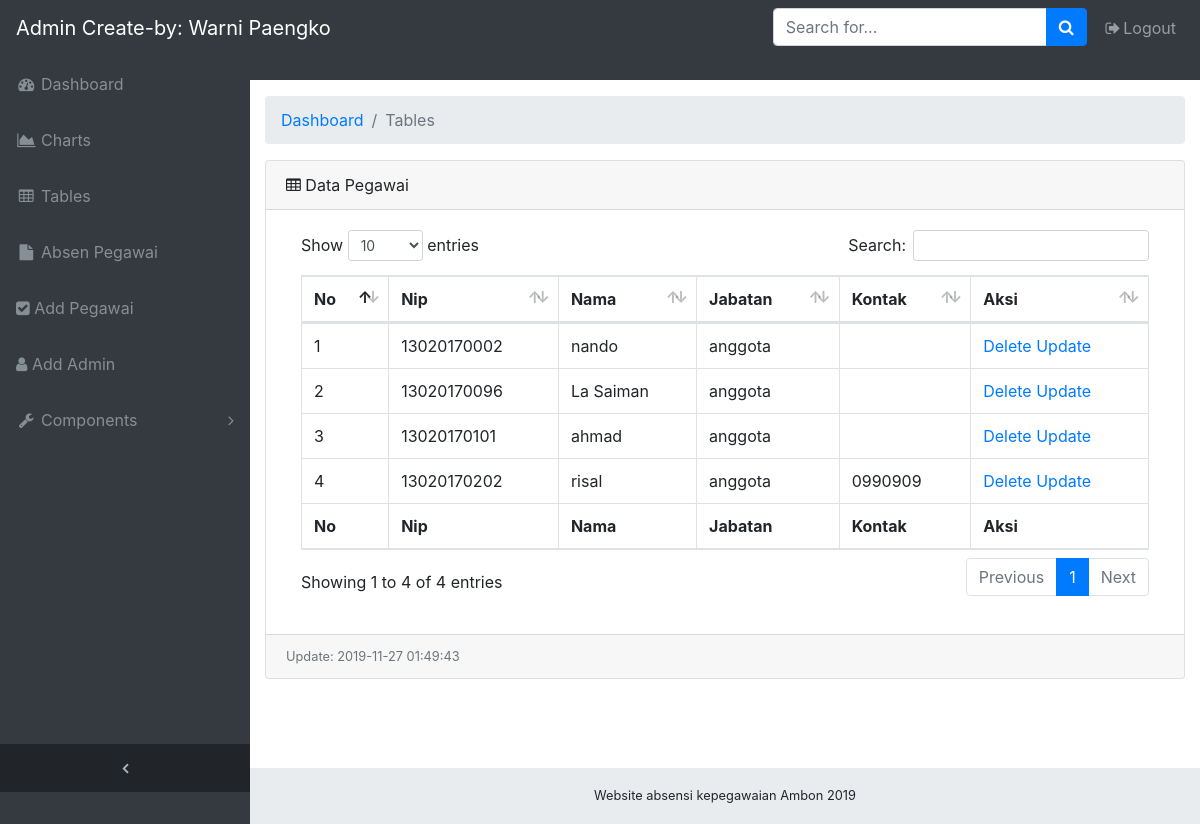
The app's page / (signed in) with its own data.
### tables this page shows
CREATE TABLE `karyawan` (
  `id_kyn` varchar(20) NOT NULL,
  `nama_kyn` varchar(30) NOT NULL,
  `tgl_lahir` date NOT NULL,
  `jabatan` varchar(50) NOT NULL,
  `alamat` text NOT NULL,
  `no_tlp` varchar(15) NOT NULL,
  `status` varchar(20) NOT NULL,
  `foto` varchar(255) NOT NULL DEFAULT 'default.svg',
  `gender` enum('Laki-laki','Perempuan') DEFAULT NULL
);

CREATE TABLE `tlg` (
  `tglup` datetime DEFAULT NULL,
  `no` int(11) NOT NULL
);

### index.php (the view, shortened to what this page needs)
<?php
require_once("config.php");
                $sql="select * from karyawan";
                $hasil=mysqli_query($conn,$sql);
                $no=1;
$q="select*from tlg where no=2"; $q1=mysqli_query($conn,$q);
            ?>
<!DOCTYPE html>
<html lang="en">
<head>
  <link href="vendor/bootstrap/css/bootstrap.min.css" rel="stylesheet">
  <link href="vendor/font-awesome/css/font-awesome.min.css" rel="stylesheet" type="text/css">
  <link href="vendor/datatables/dataTables.bootstrap4.css" rel="stylesheet">
  <link href="css/sb-admin.css" rel="stylesheet">
</head>
<body class="fixed-nav sticky-footer bg-dark" id="page-top">
  <nav class="navbar navbar-expand-lg navbar-dark bg-dark fixed-top" id="mainNav">
    <a class="navbar-brand" href="index.php">Admin Create-by: Warni Paengko</a>
    <div class="collapse navbar-collapse" id="navbarResponsive">
      <ul class="navbar-nav navbar-sidenav" id="exampleAccordion">
        <li class="nav-item" data-toggle="tooltip" data-placement="right" title="Dashboard">
          <a class="nav-link" href="index.php">
            <i class="fa fa-fw fa-dashboard"></i>
            <span class="nav-link-text">Dashboard</span>
          </a>
        </li>
                <li class="nav-item" data-toggle="tooltip" data-placement="right" title="Charts">
          <a class="nav-link" href="charts.php">
            <i class="fa fa-fw fa-area-chart"></i>
            <span class="nav-link-text">Charts</span>
          </a>
        </li>
        <li class="nav-item" data-toggle="tooltip" data-placement="right" title="Charts">
          <a class="nav-link" href="tables.php">
          <i class="fa fa-fw fa-table"></i>
            <span class="nav-link-text">Tables</span>
          </a>
        </li>
        <li class="nav-item" data-toggle="tooltip" data-placement="right" title="Charts">
          <a class="nav-link" href="absen_pegawai.php">
          <i class="fa fa-fw fa-file"></i>
            <span class="nav-link-text">Absen Pegawai</span>
          </a>
        </li>
        <li class="nav-item" data-toggle="tooltip" data-placement="right" title="Charts">
          <a class="nav-link" href="add_pegawai.php">
            <i class="fa fa-check-square"></i>
            <span class="nav-link-text">Add Pegawai</span>
          </a>
        </li>
         <li class="nav-item" data-toggle="tooltip" data-placement="right" title="Charts">
          <a class="nav-link" href="add_admin.php">
            <i class="fa fas fa-user"></i>
            <span class="nav-link-text">Add Admin</span>
          </a>
        </li>
        <li class="nav-item" data-toggle="tooltip" data-placement="right" title="Components">
          <a class="nav-link nav-link-collapse collapsed" data-toggle="collapse" href="#collapseComponents" data-parent="#exampleAccordion">
            <i class="fa fa-fw fa-wrench"></i>
            <span class="nav-link-text">Components</span>
          </a>
        </li>
      </ul>
      <ul class="navbar-nav sidenav-toggler">
        <li class="nav-item">
          <a class="nav-link text-center" id="sidenavToggler">
            <i class="fa fa-fw fa-angle-left"></i>
          </a>
        </li>
      </ul>
      <ul class="navbar-nav ml-auto">
        <li class="nav-item">
          <form class="form-inline my-2 my-lg-0 mr-lg-2">
            <div class="input-group">
              <input class="form-control" type="text" placeholder="Search for...">
              <span class="input-group-append">
                <button class="btn btn-primary" type="button">
                  <i class="fa fa-search"></i>
                </button>
              </span>
            </div>
          </form>
        </li>
        <li class="nav-item">
          <a class="nav-link" data-toggle="modal" data-target="#exampleModal">
            <i class="fa fa-fw fa-sign-out"></i>Logout</a>
        </li>
      </ul>
    </div>
  </nav>
  <div class="content-wrapper">
    <div class="container-fluid">
      <ol class="breadcrumb">
        <li class="breadcrumb-item">
          <a href="index.php">Dashboard</a>
        </li>
        <li class="breadcrumb-item active">Tables</li>
      </ol>
      <div class="card mb-3">
        <div class="card-header">
          <i class="fa fa-table"></i> Data Pegawai</div>
        <div class="card-body">
          <div class="table-responsive">
            <form action="POST" >
            <table class="table table-bordered" id="dataTable" width="100%" cellspacing="0">
              <thead>
                <tr>
                  <th>No</th>
                  <th>Nip</th>
                  <th>Nama</th>
                  <th>Jabatan</th>
                  <th>Kontak</th>
                  <th>Aksi</th>
                </tr>
              </thead>
              <tfoot>
                <tr>
                  <th>No</th>
                  <th>Nip</th>
                  <th>Nama</th>
                  <th>Jabatan</th>
                  <th>Kontak</th>
                  <th>Aksi</th>
                </tr>
              </tfoot>
              <tbody>
              <?php
                    while($row=mysqli_fetch_array($hasil)){
                    ?>
                <tr>
                  <td><?php echo $no;$no++;?></td>
                  <td><?php echo $row['id_kyn'];?></td>
                  <td><?php echo $row['nama_kyn'];?></td>
                  <td><?php echo $row['jabatan'];?></td>
                  <td><?php echo $row['no_tlp'];?></td>
                  <td>
                  <a href="delete_karyawan.php?id_kyn=<?php echo $row['id_kyn']; ?>" onclick="return confirm('Anda yakin hapus ?')">Delete</a>
                              <a href="update_karyawan.php?id_kyn=<?php echo $row['id_kyn']; ?>">Update</a>
                  </td>
                </tr>
                <?php
                    }
                    ?>
              </tbody>
            </table>
            </form>
          </div>
        </div>
        <div class="card-footer small text-muted"><?php while($q2=mysqli_fetch_array($q1)){ echo "Update: ".$q2['tglup'];} ?></div>
      </div>
    </div>
    <footer class="sticky-footer">
      <div class="container">
        <div class="text-center">
          <small>Website absensi kepegawaian Ambon 2019</small>
        </div>
      </div>
    </footer>
  </div>
</body>
</html>

### css/sb-admin.css (style rules this page uses)
html { position: relative; min-height: 100%; }
body { overflow-x: hidden; }
body.sticky-footer { margin-bottom: 56px; background-color: rgb(124, 30, 30); }
body.sticky-footer .content-wrapper { min-height: calc(100vh - 56px - 56px); }
body.fixed-nav { padding-top: 56px; }
.content-wrapper { min-height: calc(100vh - 56px); padding-top: 1rem; }
#mainNav .navbar-collapse { overflow: auto; max-height: 75vh; }
#mainNav .navbar-collapse .navbar-nav .nav-item .nav-link { cursor: pointer; }
#mainNav .navbar-collapse .navbar-sidenav .nav-link-collapse:after { float: right; content: '\f107'; font-family: 'FontAwesome'; }
#mainNav .navbar-collapse .navbar-sidenav .nav-link-collapse.collapsed:after { content: '\f105'; }
#mainNav .navbar-collapse .sidenav-toggler { display: none; }
@media (min-width: 992px) { #mainNav .navbar-brand { width: 250px; } }
@media (min-width: 992px) { #mainNav .navbar-collapse { overflow: visible; max-height: none; } }
@media (min-width: 992px) { #mainNav .navbar-collapse .navbar-sidenav { position: absolute; top: 0; left: 0; -webkit-flex-direction: column; -ms-flex-direction: column; flex-direction: column; margin-top: 56px; } }
@media (min-width: 992px) { #mainNav .navbar-collapse .navbar-sidenav > .nav-item { width: 250px; padding: 0; } }
@media (min-width: 992px) { #mainNav .navbar-collapse .navbar-sidenav > .nav-item > .nav-link { padding: 1em; } }
#mainNav.fixed-top .sidenav-toggler { display: none; }
@media (min-width: 992px) { #mainNav.fixed-top .navbar-sidenav { height: calc(100vh - 112px); } }
@media (min-width: 992px) { #mainNav.fixed-top .sidenav-toggler { position: absolute; top: 0; left: 0; display: flex; -webkit-flex-direction: column; -ms-flex-direction: column; flex-direction: column; margin-top: calc(100vh - 56px); } }
@media (min-width: 992px) { #mainNav.fixed-top .sidenav-toggler > .nav-item { width: 250px; padding: 0; } }
@media (min-width: 992px) { #mainNav.fixed-top .sidenav-toggler > .nav-item > .nav-link { padding: 1em; } }
#mainNav.fixed-top.navbar-dark .sidenav-toggler { background-color: #212529; }
#mainNav.fixed-top.navbar-dark .sidenav-toggler a i { color: #adb5bd; }
.content-wrapper { overflow-x: hidden; background: white; }
@media (min-width: 992px) { .content-wrapper { margin-left: 250px; } }
#sidenavToggler i { font-weight: 800; }
#mainNav.navbar-dark .navbar-collapse .navbar-sidenav .nav-link-collapse:after { color: #868e96; }
#mainNav.navbar-dark .navbar-collapse .navbar-sidenav > .nav-item > .nav-link { color: #868e96; }
@media (min-width: 992px) { #mainNav.navbar-dark .navbar-collapse .navbar-sidenav { background: #343a40; } }
footer.sticky-footer { position: absolute; right: 0; bottom: 0; width: 100%; height: 56px; background-color: #e9ecef; line-height: 55px; }
@media (min-width: 992px) { footer.sticky-footer { width: calc(100% - 250px); } }

### records on screen
karyawan: id_kyn "13020170002", nama_kyn "nando", jabatan "anggota"
karyawan: id_kyn "13020170096", nama_kyn "La Saiman", jabatan "anggota"
karyawan: id_kyn "13020170101", nama_kyn "ahmad", jabatan "anggota"
karyawan: id_kyn "13020170202", nama_kyn "risal", jabatan "anggota", no_tlp "0990909"
tlg: tglup "2019-11-27 01:49:43"
